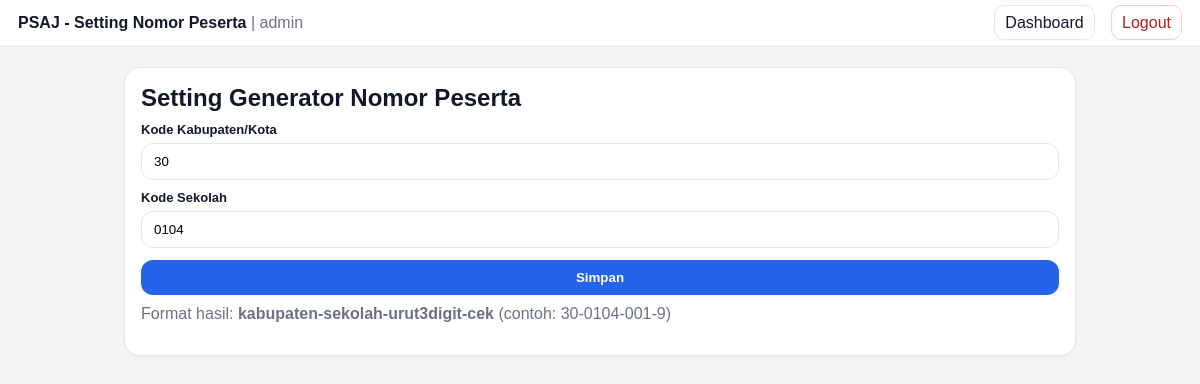
/admin/setting_nomor.php (signed in), run on an earlier commit of the app's database.
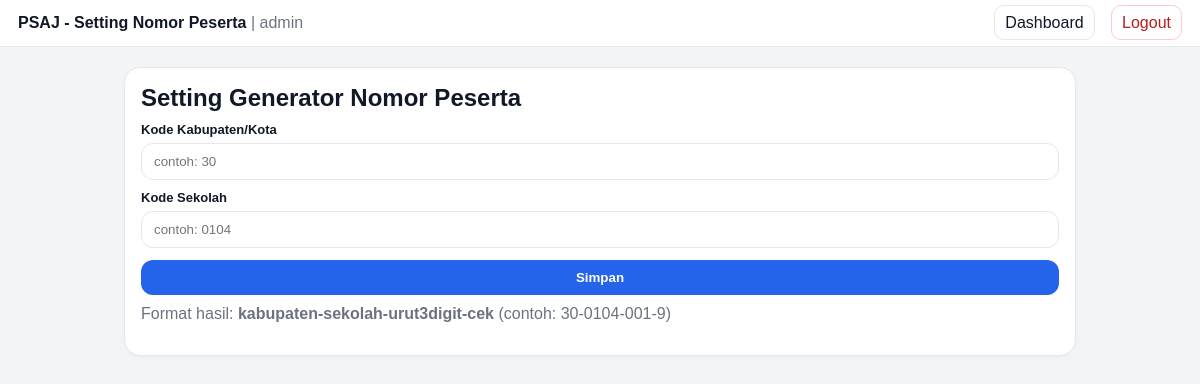
And on a later commit of the database.
### tables this page shows
CREATE TABLE `app_settings` (
  `key` varchar(100) NOT NULL,
  `value` text,
  `updated_at` timestamp NULL DEFAULT CURRENT_TIMESTAMP ON UPDATE CURRENT_TIMESTAMP
);

### config/bootstrap.php (called while the page is built, shortened)
<?php
function url(string $path): string {
    return (BASE_URL ?: '') . $path;
}
function e(string $s): string {
    return htmlspecialchars($s, ENT_QUOTES, 'UTF-8');
}
?>

### config/db.php (called while the page is built, shortened)
<?php
require_once __DIR__ . '/bootstrap.php';
function db(): PDO {
    static $pdo = null;
    if ($pdo === null) {
        $dsn = 'mysql:host=' . DB_HOST . ';dbname=' . DB_NAME . ';charset=utf8mb4';
        $pdo = new PDO($dsn, DB_USER, DB_PASS, [
            PDO::ATTR_ERRMODE => PDO::ERRMODE_EXCEPTION,
            PDO::ATTR_DEFAULT_FETCH_MODE => PDO::FETCH_ASSOC,
        ]);
    }
    return $pdo;
}
?>

### admin/setting_nomor.php (the view, shortened to what this page needs)
<?php
require_once __DIR__ . '/../config/db.php';
function get_setting(string $key, string $default=''): string {
  $st = db()->prepare("SELECT value FROM app_settings WHERE `key`=? LIMIT 1");
  $st->execute([$key]);
  $row = $st->fetch();
  return $row ? (string)$row['value'] : $default;
}
$kode_kabupaten = get_setting('kode_kabupaten');
$kode_sekolah   = get_setting('kode_sekolah');
?>
<!doctype html>
<html lang="id">
<head>
  <link rel="stylesheet" href="<?= url('/assets/style.css') ?>">
</head>
<body class="page">
  <header class="topbar">
    <div>
      <strong>PSAJ - Setting Nomor Peserta</strong>
      <span class="muted">| <?= e($_SESSION['username'] ?? '') ?></span>
    </div>
    <nav>
      <a href="<?= url('/admin/dashboard.php') ?>">Dashboard</a>
      <a href="<?= url('/auth/logout.php') ?>" class="danger">Logout</a>
    </nav>
  </header>
  <main class="container">
    <section class="panel">
      <h2>Setting Generator Nomor Peserta</h2>
      <form method="post">
        <label>Kode Kabupaten/Kota</label>
        <input type="text" name="kode_kabupaten" value="<?= e($kode_kabupaten) ?>" placeholder="contoh: 30" required>
        <label>Kode Sekolah</label>
        <input type="text" name="kode_sekolah" value="<?= e($kode_sekolah) ?>" placeholder="contoh: 0104" required>
        <button type="submit">Simpan</button>
      </form>
      <p class="muted" style="margin-top:10px;">
        Format hasil: <b>kabupaten-sekolah-urut3digit-cek</b> (contoh: 30-0104-001-9)
      </p>
    </section>
  </main>
</body>
</html>

### assets/style.css (style rules this page uses)
:root { --border:#e5e7eb; --text:#111827; --muted:#6b7280; --danger:#b91c1c; --bg:#f3f4f6; --card:#ffffff; --primary:#2563eb; --primary-dark:#1d4ed8; --primary-soft:rgba(37,99,235,.10); }
* { box-sizing: border-box; }
body.page { margin:0; font-family: Arial, Helvetica, sans-serif; color: var(--text); background: var(--bg); }
a { color: inherit; text-decoration: none; }
.container { max-width: 980px; margin: 20px auto; padding: 0 14px; }
.topbar { display:flex; justify-content: space-between; align-items:center; padding: 14px 18px; background: var(--card); border-bottom:1px solid var(--border); position: sticky; top:0; }
.topbar nav a { margin-left: 12px; padding: 8px 10px; border-radius: 10px; border:1px solid var(--border); background: #fff; }
.topbar nav a.danger { border-color: #fecaca; color: var(--danger); }
.panel { background: var(--card); border:1px solid var(--border); border-radius: 16px; padding: 16px; margin-bottom: 16px; box-shadow: 0 1px 3px rgba(0,0,0,.04); }
h1,h2,h3 { margin: 0 0 10px; }
.muted { color: var(--muted); }
label { display:block; margin: 10px 0 6px; font-weight: 700; font-size: 13px; }
input[type=text], input[type=password], input[type=file] { width: 100%; padding: 10px 12px; border:1px solid var(--border); border-radius: 12px; background: #fff; }
button { margin-top: 12px; width: 100%; padding: 10px 12px; border: 0; border-radius: 12px; background: var(--primary); color: #fff; cursor: pointer; font-weight: 800; }

What changed in the data, as far as the page shows it:
removed app_settings: kode_kabupaten "30"
removed app_settings: kode_sekolah "0104"
